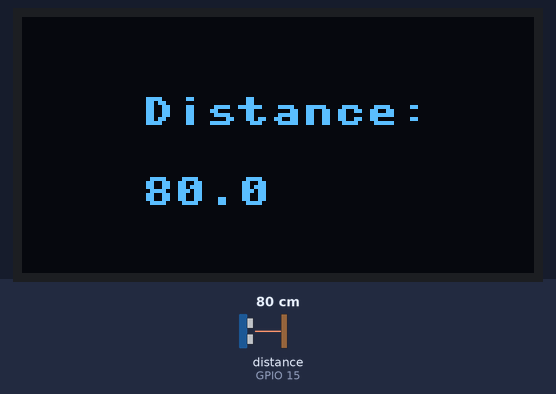
A program run on a simulated ESP32 board running MicroPython. On the bench: 128×64 one-colour display. The inputs (shaded band) are chosen by the test bench; at power-on: distance to the obstacle (sensor on GPIO 15) 80 cm. The echo pulse lasts 58.3 µs per cm; what the program prints to the serial console is not drawn.

Above: at 1.2 s.
1.3 s: distance to the obstacle (sensor on GPIO 15) set to 2 cm
At 2.1 s:
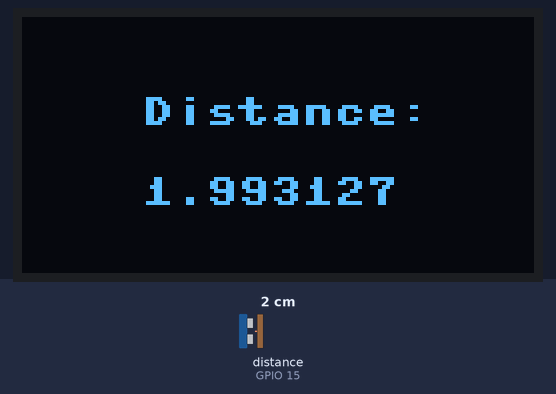
2.8 s: distance to the obstacle (sensor on GPIO 15) set to 4 cm
At 3.3 s:
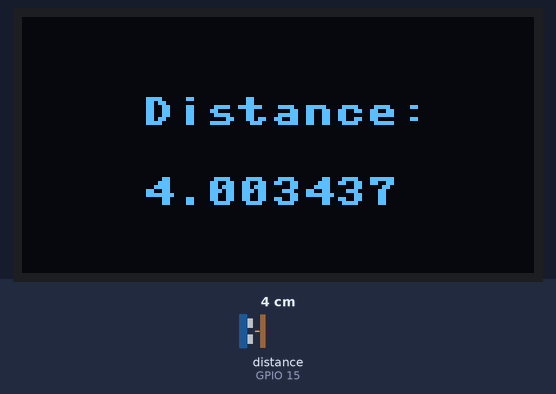
4.3 s: distance to the obstacle (sensor on GPIO 15) set to 9 cm
At 5.8 s:
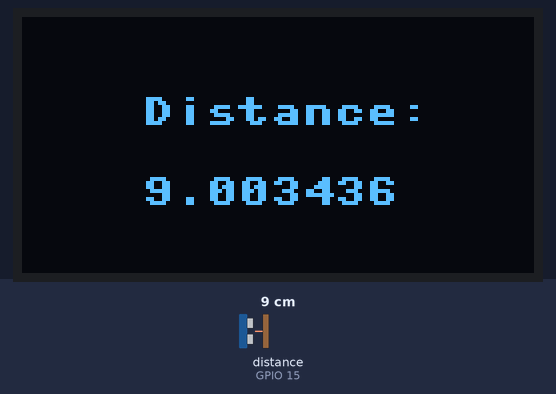
Timing chart, 0 to 7.3 s (numbered marks = the images above; inputs shaded):
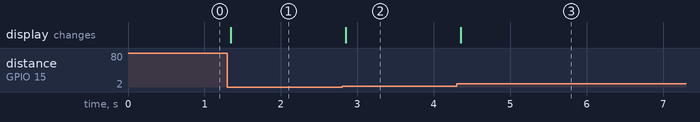

Measured:
- after the input at 1.3 s, the display: changes after 0.05 s (image 1)
- after the input at 2.8 s, the display: changes after 0.05 s (image 2)
- after the input at 4.3 s, the display: changes after 0.05 s (image 3)

The program:

OLED_HCSR04.py
```python
from hcsr04 import HCSR04
from machine import Pin,I2C
import ssd1306
import time

i2c = I2C(0)      #i2c hardware olarak baslatildi ESP32 icin scl=18, sda=19
oled=ssd1306.SSD1306_I2C(128,64,i2c)

sensor = HCSR04(trigger_pin=13, echo_pin=15,echo_timeout_us=1000000)

try:
  while True:
    distance = sensor.distance_cm()
    print(distance)
    oled.fill(0)
    oled.text("Distance:",30,20)
    oled.text(str(distance),30,40)
    oled.show()
    time.sleep(0.1)
except KeyboardInterrupt:
       pass    
```
